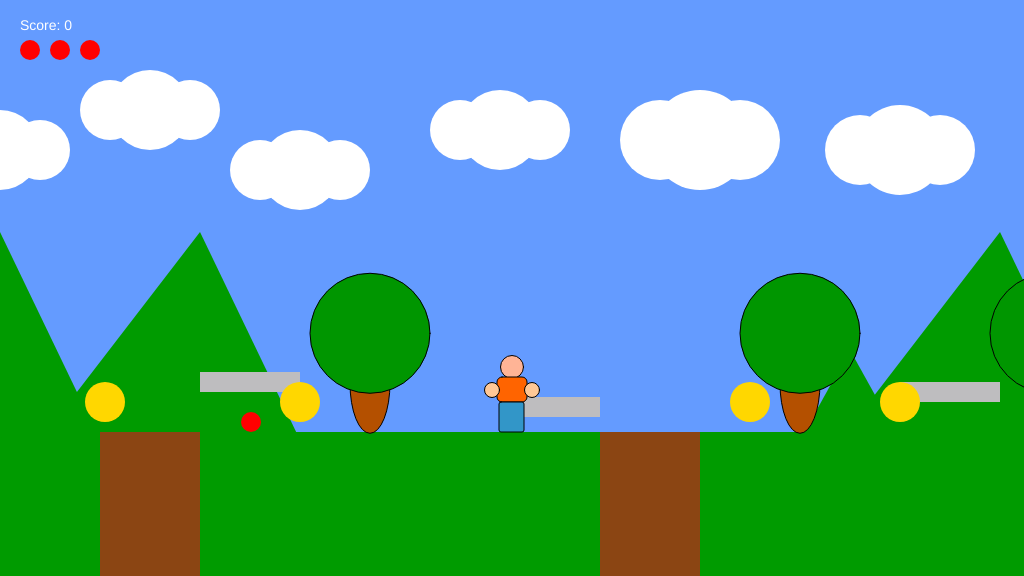
Frame 1 (no input)
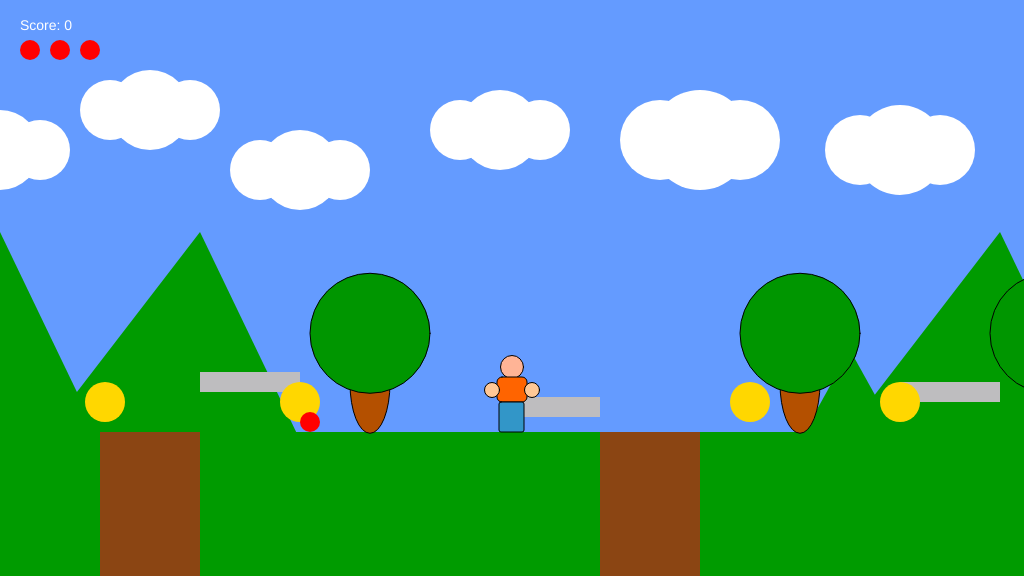
Frame 60 (no input)
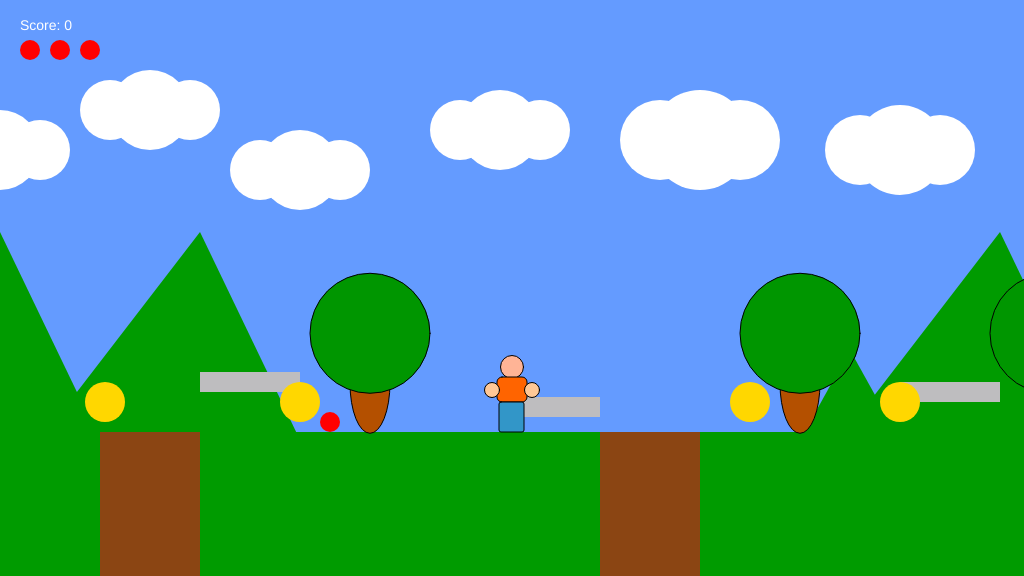
Frame 120 (the mouse pressed at the canvas centre since frame 60)

The p5.js sketch that drew these frames (run headless with seeded random() and noise() and a simulated clock; from frame 60 on, the mouse is pressed at the canvas centre):

// p5.js sketch
// ── sketch.js
let gameChar_x;
let gameChar_y;
let floorPos_y;
let canyon;

let isLeft;
let isRight;
let isJumping;
let isPlummeting;
let isFalling;

let jumpPower = 15;
let gravity = 0.98; // Gravity adjusted to be similar to Earth's gravity
let charVelocity = 0;
let gameOver = false;

let trees_x;
let treePos_y;

let clouds;

let mountains = [];

let cameraPosX = 0;
let collectables;
let canyons;

let gamechar_world_x;
let scrollPos;

let game_score;
let flagpole;

let lives;

let platforms;

let enemies;

function setup() {
  createCanvas(1024, 576);
  floorPos_y = (height * 3) / 4;
  lives = 3;
  startGame();
}

function startGame() {
  gameChar_x = width / 2;
  gameChar_y = floorPos_y;

  isLeft = false;
  isRight = false;
  isJumping = false;
  isPlummeting = false;
  isFalling = false;

  trees_x = [70, 500, 750, 1200];
  treePos_y = (height * 3) / 6.1;

  clouds = [
    { x_pos: -500, y_pos: 150, width: 50 },
    { x_pos: -300, y_pos: 160, width: 50 },
    { x_pos: 0, y_pos: 200, width: 50 },
    { x_pos: 300, y_pos: 220, width: 50 },
    { x_pos: 150, y_pos: 160, width: 50 },
    { x_pos: 500, y_pos: 180, width: 50 },
    { x_pos: 700, y_pos: 190, width: 70 },
    { x_pos: 900, y_pos: 200, width: 60 },
  ];

  mountains = [
    { x_pos: -1000, y_pos: 100 },
    { x_pos: -800, y_pos: 100 },
    { x_pos: -500, y_pos: 100 },
    { x_pos: -300, y_pos: 100 },
    { x_pos: -100, y_pos: 100 },
    { x_pos: 700, y_pos: 100 },
    { x_pos: 1000, y_pos: 100 },
    { x_pos: 1200, y_pos: 100 },
  ];

  collectables = [
    { x_pos: -1000, y_pos: floorPos_y - 30, size: 40, isFound: false },
    { x_pos: -700, y_pos: floorPos_y - 30, size: 40, isFound: false },
    { x_pos: -535, y_pos: floorPos_y - 30, size: 40, isFound: false },
    { x_pos: -256, y_pos: floorPos_y - 30, size: 40, isFound: false },
    { x_pos: 105, y_pos: floorPos_y - 30, size: 40, isFound: false },
    { x_pos: 300, y_pos: floorPos_y - 30, size: 40, isFound: false },
    { x_pos: 750, y_pos: floorPos_y - 30, size: 40, isFound: false },
    { x_pos: 900, y_pos: floorPos_y - 30, size: 40, isFound: false },
  ];

  canyons = [
    { x_pos: -300, width: 100 },
    { x_pos: 100, width: 100 },
    { x_pos: 600, width: 100 },
  ];

  platforms = [];

  platforms.push(createPlatforms(-1000, floorPos_y - 50, 100));
  platforms.push(createPlatforms(-600, floorPos_y - 25, 100));
  platforms.push(createPlatforms(-200, floorPos_y - 40, 100));
  platforms.push(createPlatforms(200, floorPos_y - 60, 100));
  platforms.push(createPlatforms(500, floorPos_y - 35, 100));
  platforms.push(createPlatforms(900, floorPos_y - 50, 100));

  enemies = [];
  enemies.push(new Enemy(250, floorPos_y - 10, 100));

  game_score = 0;
  scrollPos = 0;
  cameraPosX = 0;
  gamechar_world_x = gameChar_x - scrollPos;

  flagpole = { x_pos: 1300, isReached: false };
}

function draw() {
  background(100, 155, 255); // fill the sky blue

  noStroke();
  fill(0, 155, 0);
  rect(0, floorPos_y, width, height - floorPos_y); // green ground

  fill(255);
  textSize(14);
  text("Score: " + game_score, 20, 30);

  drawLive();

  push();

  translate(-cameraPosX, 0);

  cameraPosX = gameChar_x - width / 2; // camera movement

  // Draw mountains
  drawMountains();

  // Draw Trees
  drawTrees();

  // Draw Clouds
  drawClouds();

  // Platforms
  for (let i = 0; i < platforms.length; i++) {
    platforms[i].draw();
  }

  // Draw and check multiple canyons
  for (let i = 0; i < canyons.length; i++) {
    drawCanyon(canyons[i]);
    checkCanyon(canyons[i]);
  }

  // Draw and check multiple collectables
  for (let i = 0; i < collectables.length; i++) {
    if (!collectables[i].isFound) {
      drawCollectable(collectables[i]);
      checkCollectable(collectables[i]);
    }
  }

  //Draw the  game character
  if (isLeft && isFalling) {
    // Jumping left
    drawCharacter(gameChar_x, gameChar_y, "left", "falling");
  } else if (isRight && isFalling) {
    // Jumping right
    drawCharacter(gameChar_x, gameChar_y, "right", "falling");
  } else if (isLeft) {
    // Walking left
    drawCharacter(gameChar_x, gameChar_y, "left", "walking");
  } else if (isRight) {
    // Walking right
    drawCharacter(gameChar_x, gameChar_y, "right", "walking");
  } else if (isFalling || isPlummeting) {
    // Jumping facing forward
    drawCharacter(gameChar_x, gameChar_y, "forward", "falling");
  } else {
    // Standing front facing
    drawCharacter(gameChar_x, gameChar_y, "forward", "standing");
  }

  // Game over and level complete conditional statements

  if (lives < 1) {
    fill(255, 0, 0);
    noStroke();
    textSize(35);
    text(`Game Over. Press Space to Restart`, gameChar_x - 250, height / 2);
  }

  if (flagpole.isReached) {
    fill(255, 0, 0);
    noStroke();
    textSize(35);
    text(
      `Level Complete. Press Space to Restart`,
      gameChar_x - 250,
      height / 2
    );
  }

  // Interaction code
  if (!isPlummeting) {
    if (isLeft) {
      gameChar_x -= 5;
    }
    if (isRight) {
      gameChar_x += 5;
    }
  }

  if (isJumping && !isPlummeting) {
    charVelocity = -jumpPower;
    isJumping = false;
  }
  if (isPlummeting) {
    gameChar_y += charVelocity;
    charVelocity += gravity;

    if (gameChar_y >= height) {
      gameOver = true;
      isPlummeting = false;
      charVelocity = 0;
    }
  }

  if (!isPlummeting && !gameOver) {
    gameChar_y += charVelocity;
    charVelocity += gravity;

    if (gameChar_y >= floorPos_y) {
      gameChar_y = floorPos_y;
      isFalling = false;
      charVelocity = 0;
    }
  }

  gamechar_world_x = gameChar_x - scrollPos;

  if (!flagpole.isReached) {
    checkFlagpole();
  }

  // Enemies
  for (let i = 0; i < enemies.length; i++) {
    enemies[i].draw();

    let isContact = enemies[i].checkContact(gamechar_world_x, gameChar_y);

    if (isContact == true) {
      if (lives > 0) {
        startGame();
        break;
      }
    }
  }

  renderFlagpole();

  pop();
}

function drawCharacter(x, y, direction, state) {
  push();
  stroke(1);
  fill(255, 180, 150); // skin color
  ellipse(x, y - 65, 23); // Head
  fill(255, 100, 0); // Shirt
  rect(x - 15, y - 55, 30, 25, 5);
  fill(255, 200, 150); // skin color
  ellipse(x - 20, y - 42, 15); // Left hand
  ellipse(x + 20, y - 42, 15); // Right hand
  fill(50, 150, 200); // Pants color
  rect(x - 13, y - 30, 25, 30, 2); // pants

  // Direction and state specific changes can be applied here (for arms, legs, etc.)

  pop();
}

function keyPressed() {
  if (isPlummeting) {
    return; // Exit the function early if the character is plummeting
  }

  if (keyCode == 65 || keyCode == 37) {
    isLeft = true;
  } else if (keyCode == 68 || keyCode == 39) {
    isRight = true;
  } else if (keyCode == 87 || keyCode == 38) {
    if (!isFalling && !isPlummeting) {
      isJumping = true;
    }
  }
}

function keyReleased() {
  if (keyCode == 65 || keyCode == 37) {
    console.log(isPlummeting);
    isLeft = false;
  } else if (keyCode == 68 || keyCode == 39) {
    console.log(isPlummeting);
    isRight = false;
  }
}

function drawClouds() {
  for (let i = 0; i < clouds.length; i++) {
    noStroke();
    fill(255, 255, 255);
    ellipse(
      clouds[i].x_pos,
      clouds[i].y_pos - 50,
      clouds[i].width + 30,
      clouds[i].width + 30
    );
    ellipse(
      clouds[i].x_pos - 40,
      clouds[i].y_pos - 50,
      clouds[i].width + 10,
      clouds[i].width + 10
    );
    ellipse(
      clouds[i].x_pos + 40,
      clouds[i].y_pos - 50,
      clouds[i].width + 10,
      clouds[i].width + 10
    );
  }
}

function drawMountains() {
  for (var i = 0; i < mountains.length; i++) {
    fill(0, 155, 0);
    triangle(
      mountains[i].x_pos + 400,
      mountains[i].y_pos + 340,
      mountains[i].x_pos + 300,
      mountains[i].y_pos + 132,
      mountains[i].x_pos + 140,
      mountains[i].y_pos + 340
    );

    triangle(
      mountains[i].x_pos + 200,
      mountains[i].y_pos + 340,
      mountains[i].x_pos + 150,
      mountains[i].y_pos + 250,
      mountains[i].x_pos + 100,
      mountains[i].y_pos + 340
    );
  }
}

function drawTrees() {
  for (var i = 0; i < trees_x.length; i++) {
    stroke(0);
    fill(180, 80, 0);
    ellipse(trees_x[i] + 300, treePos_y + 100, 40, 100);
    fill(0, 150, 0);
    ellipse(trees_x[i] + 300, treePos_y + 50, 120, 120);
  }
}

function drawCollectable(t_collectable) {
  if (!t_collectable.isFound) {
    noStroke();
    fill(255, 215, 0);
    ellipse(t_collectable.x_pos, t_collectable.y_pos, t_collectable.size);
  }
}

function checkCollectable(t_collectable) {
  if (
    gameChar_x > t_collectable.x_pos - t_collectable.size / 2 &&
    gameChar_x < t_collectable.x_pos + t_collectable.size / 2 &&
    gameChar_y >= t_collectable.y_pos - t_collectable.size / 2 &&
    gameChar_y <= t_collectable.y_pos + t_collectable.size / 2
  ) {
    t_collectable.isFound = true;
    game_score += 1;
  }
}

function drawCanyon(t_canyon) {
  fill(139, 69, 19);
  rect(t_canyon.x_pos, floorPos_y, t_canyon.width, height - floorPos_y);
}

function checkCanyon(t_canyon) {
  // Adjusted to check for platforms
  if (!isPlummeting) {
    let isContact = false;

    // Check platform contact
    for (let i = 0; i < platforms.length; i++) {
      if (platforms[i].checkContact(gamechar_world_x, gameChar_y)) {
        isContact = true;
        isFalling = false;
        charVelocity = 0;
        gameChar_y = platforms[i].y; // Snap character to platform's top
        break;
      }
    }

    // If not on any platform and not plummeting, apply gravity (falling)
    if (!isContact && gameChar_y < floorPos_y) {
      isFalling = true;
    } else if (gameChar_y >= floorPos_y) {
      isFalling = false;
    }
  }

  // Check if the character is over the canyon
  if (
    gameChar_x > t_canyon.x_pos &&
    gameChar_x < t_canyon.x_pos + t_canyon.width &&
    gameChar_y >= floorPos_y
  ) {
    isPlummeting = true;
    charVelocity = 5; // start falling into the canyon
  }
}

function renderFlagpole() {
  push();

  stroke(100);
  strokeWeight(5);
  line(flagpole.x_pos, floorPos_y, flagpole.x_pos, floorPos_y - 250);

  fill(255, 0, 0);
  noStroke();

  if (flagpole.isReached) {
    rect(flagpole.x_pos, floorPos_y - 250, 50, 50);
  } else {
    rect(flagpole.x_pos, floorPos_y - 50, 50, 50);
  }

  pop();
}

function checkFlagpole() {
  let d = abs(gamechar_world_x - flagpole.x_pos);

  if (d < 15) {
    flagpole.isReached = true;
  }
}

function checkPlayerDie() {
  if (gameChar_y >= height) {
    lives -= 1;
    console.log(lives);

    if (lives > 0) {
      startGame(); // Reset the game if lives are remaining
    } else {
      console.log("Game over");
    }
  }
}

function drawLive() {
  for (let i = 0; i < lives; i++) {
    fill(255, 0, 0);
    ellipse(30 + i * 30, 50, 20, 20); // Drawing life tokens as red circles
  }
}

function createPlatforms(x, y, length) {
  let p = {
    x: x,
    y: y,
    length: length,
    draw: function () {
      fill(190, 189, 191);
      rect(this.x, this.y, this.length, 20);
    },
    checkContact: function (gc_x, gc_y) {
      if (gc_x > this.x && gc_x < this.x + this.length) {
        let d = this.y - gc_y;
        if (d >= 0 && d < 5) {
          console.log("On platform");
          return true;
        }
      }
      return false;
    },
  };

  return p;
}

function Enemy(x, y, range) {
  this.x = x;
  this.y = y;
  this.range = range;
  this.currentX = x;
  this.inc = 1;

  this.update = function () {
    this.currentX += this.inc;

    if (this.currentX >= this.x + this.range) {
      this.inc = -1;
    } else if (this.currentX < this.x) {
      this.inc = 1;
    }
  };

  this.draw = function () {
    this.update();
    fill(255, 0, 0);
    ellipse(this.currentX, this.y, 20, 20); // Enemy as a red circle
  };

  this.checkContact = function (gc_x, gc_y) {
    let d = dist(gc_x, gc_y, this.currentX, this.y);
    // Use for debugging
    // console.log(d);

    if (d < 20) {
      return true;
    } else {
      return false;
    }
  };
}
